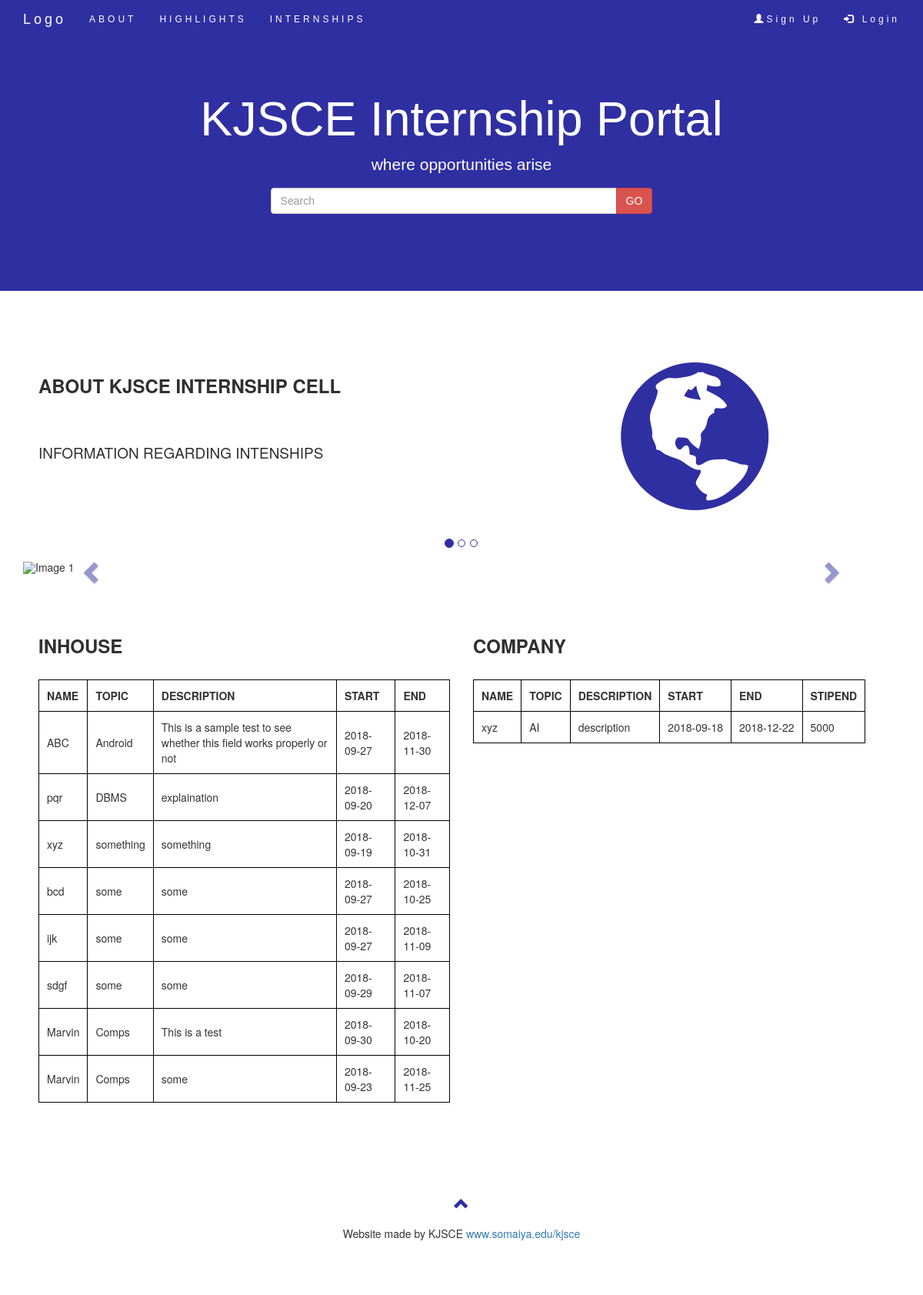
The app's page /home.php with its own data.
### tables this page shows
CREATE TABLE `inhouse` (
  `f_id` varchar(255) NOT NULL,
  `internship_id` varchar(255) NOT NULL,
  `name` varchar(255) NOT NULL,
  `dept` varchar(255) NOT NULL,
  `topic` varchar(255) NOT NULL,
  `description` varchar(1000) NOT NULL,
  `start_date` date NOT NULL,
  `end_date` date NOT NULL,
  `mobile` int(15) NOT NULL,
  `email` varchar(255) NOT NULL
);

CREATE TABLE `gov_company` (
  `internship_id` varchar(255) NOT NULL,
  `name` varchar(255) NOT NULL,
  `topic` varchar(255) NOT NULL,
  `description` varchar(1000) NOT NULL,
  `start_date` date NOT NULL,
  `end_date` date NOT NULL,
  `stipend` int(255) NOT NULL,
  `mobile` int(15) NOT NULL,
  `email` varchar(255) NOT NULL,
  `topic_sector` varchar(255) NOT NULL
);

### home.php (the view, shortened to what this page needs)
<!DOCTYPE html>
<html lang="en">
<head>
  <link rel="stylesheet" href="https://maxcdn.bootstrapcdn.com/bootstrap/3.3.7/css/bootstrap.min.css">
</head>
<body id="home" data-spy="scroll" data-target=".navbar" data-offset="60">
<nav class="navbar navbar-default navbar-fixed-top">
  <div class="container">
    <div class="navbar-header">
      <a class="navbar-brand" href="#home">Logo</a>
    </div>
    <div class="collapse navbar-collapse" id="myNavbar">
    	<ul class="nav navbar-nav">
      		<li><a href="#about">ABOUT</a></li>
      		<li><a href="#highlights">HIGHLIGHTS</a></li>
        	<li><a href="#internship">INTERNSHIPS</a></li>
    	</ul>
      	<ul class="nav navbar-nav navbar-right">
        	<li><a href="register.php"><span class="glyphicon glyphicon-user"></span>Sign Up</a></li>
      		<li><a href="login.php"><span class="glyphicon glyphicon-log-in"></span> Login</a></li>
      	</ul>
    </div>
  </div>
</nav>
<div class="jumbotron text-center">
  <h1>KJSCE Internship Portal</h1>
  <p>where opportunities arise</p>
  <form class="form-inline">
    <div class="input-group">
      <input type="text" class="form-control" size="50" placeholder="Search" required>
      <div class="input-group-btn">
        <button type="button" class="btn btn-danger">GO</button>
      </div>
    </div>
  </form>
</div>
<div id="about" class="container-fluid">
  <div class="row">
    <div class="col-sm-8">
      <h2>About KJSCE Internship Cell</h2>
      <br><h4>INFORMATION REGARDING INTENSHIPS</h4><br>
  	</div>
  	<div class="col-sm-4">
      <span class="glyphicon glyphicon-globe logo"></span>
    </div>
  </div>
</div>
<div id="highlights">
<div class="container">
  <div id="myCarousel" class="carousel slide" data-ride="carousel">
    <ol class="carousel-indicators">
      <li data-target="#myCarousel" data-slide-to="0" class="active"></li>
      <li data-target="#myCarousel" data-slide-to="1"></li>
      <li data-target="#myCarousel" data-slide-to="2"></li>
    </ol>
    <div class="carousel-inner">
      <div class="item active">
        <img src="" alt="Image 1" style="width:100%;">
      </div>
    </div>
    <a class="left carousel-control" href="#myCarousel" data-slide="prev">
      <span class="glyphicon glyphicon-chevron-left"></span>
    </a>
    <a class="right carousel-control" href="#myCarousel" data-slide="next">
      <span class="glyphicon glyphicon-chevron-right"></span>
    </a>
  </div>
</div>
</div>
<div id="internship" class="container-fluid">
 <div class = "row">
    <div class="table-responsive col-md-6">
     	<?php
		$servername = "localhost";
		$username = "root";
		$password = "";
		$dbname = "internship";
		$conn = new mysqli($servername, $username, $password, $dbname);
		?>
		<h2>Inhouse</h2>
		<table>
           <tr>
            <th>NAME</th>
            <th>TOPIC</th>
            <th>DESCRIPTION</th>
            <th>START</th>
            <th>END</th>
           </tr>
        <?php
		$sql = "SELECT * FROM inhouse";
		$result = $conn->query($sql);
        while($row = $result->fetch_assoc())
        {
        echo "<tr>";
              echo "<td>" . $row["name"] . "</td>";
              echo "<td>" . $row["topic"] . "</td>";
              echo "<td>" . $row["description"] . "</td>";
              echo "<td>" . $row["start_date"] . "</td>";
              echo "<td>" . $row["end_date"] . "</td>";
        echo "</tr>";
        }
 		?>
 		</table>
    </div>
    <div class="table-responsive col-md-6">
    	<h2>Company</h2>
    	<table>
           <tr>
            <th>NAME</th>
            <th>TOPIC</th>
            <th>DESCRIPTION</th>
            <th>START</th>
            <th>END</th>
            <th>STIPEND</th>
           </tr>
    	<?php
		$sql = "SELECT * FROM gov_company";
		$result = $conn->query($sql);
        while($row = $result->fetch_assoc())
        {
        echo "<tr>";
              echo "<td>" . $row["name"] . "</td>";
              echo "<td>" . $row["topic"] . "</td>";
              echo "<td>" . $row["description"] . "</td>";
              echo "<td>" . $row["start_date"] . "</td>";
              echo "<td>" . $row["end_date"] . "</td>";
              echo "<td>" . $row["stipend"] . "</td>" ;
         echo "</tr>";
        }
 		?>
 		</table>
    </div>
</div>
</div>
<footer class="container-fluid text-center">
  <a href="#home" title="To Top">
    <span class="glyphicon glyphicon-chevron-up"></span>
  </a>
  <p>Website made by KJSCE <a href="https://www.somaiya.edu/kjsce" title="Visit KJSCE">www.somaiya.edu/kjsce</a></p>
</footer>
</body>
</html>

### home.php (style rules this page uses)
h2 { font-size: 24px; text-transform: uppercase; color: #303030; font-weight: 600; margin-bottom: 30px; }
h4 { font-size: 19px; line-height: 1.375em; color: #303030; font-weight: 400; margin-bottom: 30px; }
.container-fluid { padding: 60px 50px; }
.navbar { margin-bottom: 0; background-color: #2F2FA2; z-index: 9999; border: 0; font-size: 12px !important; line-height: 1.42857143 !important; letter-spacing: 4px; border-radius: 0; font-family: Montserrat, sans-serif; }
.navbar li a, .navbar .navbar-brand { color: #fff !important; }
.logo { color: #2F2FA2; font-size: 200px; }
.jumbotron { background-color: #2F2FA2; color: #fff; padding: 100px 25px; font-family: Montserrat, sans-serif; }
.carousel-control.right, .carousel-control.left { background-image: none; color: #2F2FA2; }
.carousel-indicators li { border-color: #2F2FA2; }
.carousel-indicators li.active { background-color: #2F2FA2; }
table, th, td { padding: 10px; text-align: left; border: 1px solid black; }
footer .glyphicon { font-size: 20px; margin-bottom: 20px; color: #2F2FA2; }

### records on screen
inhouse: name "ABC", topic "Android", description "This is a sample test to see whether this field works properly or not", start_date "2018-09-27", end_date "2018-11-30"
inhouse: name "pqr", topic "DBMS", description "explaination", start_date "2018-09-20", end_date "2018-12-07"
inhouse: name "xyz", topic "something", description "something", start_date "2018-09-19", end_date "2018-10-31"
inhouse: name "bcd", topic "some", description "some", start_date "2018-09-27", end_date "2018-10-25"
inhouse: name "ijk", topic "some", description "some", start_date "2018-09-27", end_date "2018-11-09"
inhouse: name "sdgf", topic "some", description "some", start_date "2018-09-29", end_date "2018-11-07"
inhouse: name "Marvin", topic "Comps", description "This is a test", start_date "2018-09-30", end_date "2018-10-20"
inhouse: name "Marvin", topic "Comps", description "some", start_date "2018-09-23", end_date "2018-11-25"
gov_company: name "xyz", topic "AI", description "description", start_date "2018-09-18", end_date "2018-12-22", stipend "5000"
